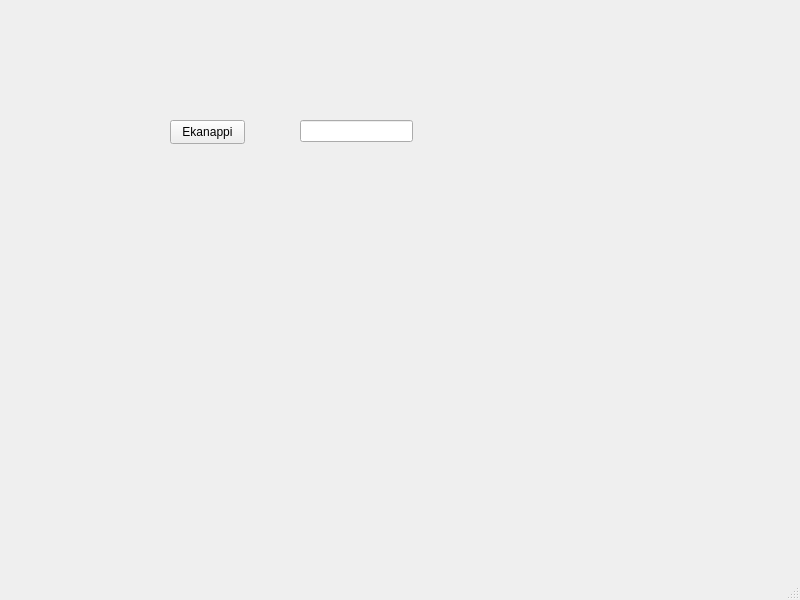
<?xml version="1.0" encoding="UTF-8"?>
<ui version="4.0">
 <class>MainWindow</class>
 <widget class="QMainWindow" name="MainWindow">
  <property name="geometry">
   <rect>
    <x>0</x>
    <y>0</y>
    <width>800</width>
    <height>600</height>
   </rect>
  </property>
  <property name="windowTitle">
   <string>MainWindow</string>
  </property>
  <widget class="QWidget" name="centralwidget">
   <widget class="QPushButton" name="nappi">
    <property name="geometry">
     <rect>
      <x>170</x>
      <y>120</y>
      <width>75</width>
      <height>24</height>
     </rect>
    </property>
    <property name="text">
     <string>Ekanappi</string>
    </property>
   </widget>
   <widget class="QLineEdit" name="ikkuna">
    <property name="geometry">
     <rect>
      <x>300</x>
      <y>120</y>
      <width>113</width>
      <height>22</height>
     </rect>
    </property>
   </widget>
  </widget>
  <widget class="QMenuBar" name="menubar">
   <property name="geometry">
    <rect>
     <x>0</x>
     <y>0</y>
     <width>800</width>
     <height>22</height>
    </rect>
   </property>
  </widget>
  <widget class="QStatusBar" name="statusbar"/>
 </widget>
 <resources/>
 <connections/>
</ui>
